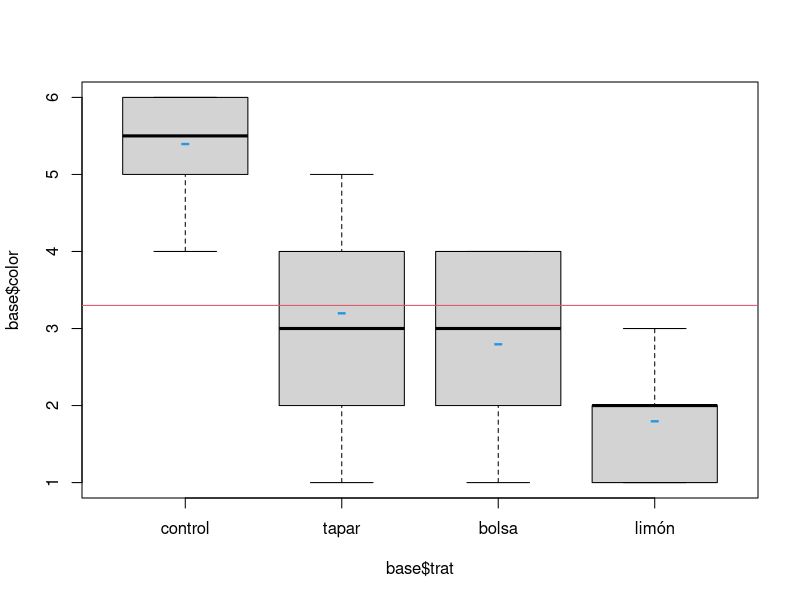

Write the R code that produced this figure.
## ---- chunk 1
base=read.csv("manzanas.csv",sep= ";") # Se lee el archivo
base$trat=factor(base$trat) # Se pone el factor
levels(base$trat)= c("control","tapar","bolsa","limón")
#save(base,file="manzanas.Rdata") #Se guarda el archivo
## ---- chunk 2

m=tapply(base$color,base$trat,mean);m #Media ppor trat
v=tapply(base$color,base$trat,var);v #Var por trat
media=mean(base$color);media # Media general

boxplot(base$color~base$trat);abline(h=media,col=2);points(1:4,m,col=4,pch="-",cex=2) # Gráfico

taus=m-media;taus# Efectos por tratamiento

st=sum(taus);st # Suma de los efectos
ve=mean(v);ve # Varianza del error
## ---- chunk 3
mod=lm(color~trat,data = base)
mod1=aov(color~trat,data = base)

mod;mod1;aov(mod) # Ajustar el modelo con diferentes fórmulas

anova(mod);anova(mod1) # Análisis de varianza

cmres=anova(mod)[2,3] # Cuadrado medio residual
cmres;ve  # Son iguales

df=anova(mod)[2,1];df 
## ---- chunk 4
sctrat=anova(mod)[1,2];sctrat #Suma de cuadrados del tratamiento

10*sum(taus**2) # Es igual a la suma de cuadrados de tratamiento
## ---- chunk 5
anova(mod)[1,3];anova(mod)[2,3]

(f=anova(mod)[1,3]/anova(mod)[2,3])

(p=pf(f,3,36,lower.tail = F))
## ---- chunk 6
coef=mod$coefficients;coef
## ---- chunk 7
model.matrix(mod)
## ---- chunk 8
coef

t1=c(1,0,0,0)
t2=c(1,1,0,0)
t3=c(1,0,1,0)
t4=c(1,0,0,1)

mc=c(coef%*%t1,coef%*%t2,coef%*%t3,coef%*%t4);mc
mc-media;taus
## ---- chunk 9
model.tables(mod1)
## ---- chunk 10
options(contrasts=c("contr.sum","contr.poly"))# Cambiar a suma nula

# options(contrasts=c("contr.treatment","contr.poly")) # Cambiar a referencia 


contrasts(base$trat)
## ---- chunk 11
mod2=lm(color~trat,data = base)
mod2aov=aov(color~trat,data = base)

coef2=mod2$coefficients;coef2


## ---- chunk 12
model.matrix(mod2)
## ---- chunk 13
coef2

v1=c(1,1,0,0)
v2=c(1,0,1,0)
v3=c(1,0,0,1)
v4=c(1,-1,-1,-1)

mc2=c(coef2%*%v1,coef2%*%v2,coef2%*%v3,coef2%*%v4)

mc2-media

## ---- chunk 14
model.tables(mod2aov)
## ---- chunk 15
base1=rbind(base[base$trat=="control",],base[base$trat=="tapar",])

base1$trat=factor(as.numeric(base1$trat))

mod3=lm(color~trat,data = base1)

anova(mod3) # Se rechaza la hipótesis nula de igualdad de medias

summary(mod3) # Se rechaza la hipótesis nula t de igualdad de medias


## ---- chunk 16
t1t=1.1
eet=0.2357

t=t1t/eet;t

gl=20-2

(1-pt(t,gl))*2 # Se multiplica por dos porque es de dos colas

pt(t,gl,lower.tail = F)*2 ## Otra forma de hacerlo
